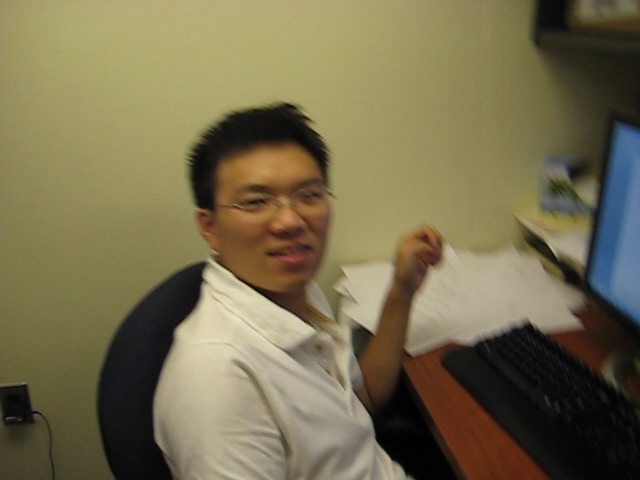
//> input picture skin/0405.jpg, 640 x 480 px, given in place of VID_20180718_102220.mp4, which was not available
$ ./源   (built with g++ and OpenCV 4)
//> lines starting //> are read from the running program, lines starting //| are printed output that depends on the picture; after the words box and inside, x2 and y2 are one past the last pixel; in counts of white or black regions, pixels touching at a corner belong together; pictures that were not available may be replaced by others from this repository, and a replacement may not be noted
//> further down, image is the input picture: 480 rows x 640 cols, CV_8UC3; mean B, G, R 78.6, 110.1, 118.5
### skin/SkinSegmenter.h
#pragma once
#include "opencv.h"
#include <vector>
#include <stack>

class WatershedSegmenter {
private:
	cv::Mat markers;
public:
	void setMakers(const cv::Mat& markerImage);
	cv::Mat process(const cv::Mat &image);
	//return bin in the form of an image
	cv::Mat getSegmentation();
	//return watershed inthe form of an image
	cv::Mat getWatersheds();
};


class SkinSegmenter {
private:
	void eightConnections(const cv::Mat& binImg, int& labelNum,
		std::vector<int>& ymin, std::vector<int>& ymax, std::vector<int>& xmin, std::vector<int>& xmax);

	cv::Mat getWatershed();

public:
	SkinSegmenter();

	~SkinSegmenter();

	void setImage(const cv::Mat image);

	bool getRect(cv::Rect& rect);

private:
	cv::Mat binImage, tmp;
	cv::Mat Y, Cr, Cb;
	cv::Mat frontGround, backGround, waterShed;
	std::vector<cv::Mat> channels;
	int label;
	std::vector<int>ymin, ymax, xmin, xmax;

public:
	cv::Mat origin;
};

### skin/SkinSegmenter.cpp
#include "SkinSegmenter.h"

using namespace std;
using namespace cv;

void WatershedSegmenter::setMakers(const Mat& markerImage) {
	//convert to image of ints
	markerImage.convertTo(markers, CV_32S);
}

Mat WatershedSegmenter::process(const Mat &image) {
	//apply watershed
	watershed(image, markers);
	return markers;
}

//return bin in the form of an image
// [6 lines left out: function getSegmentation, not called in this run]

//return watershed inthe form of an image
Mat WatershedSegmenter::getWatersheds() {
	Mat tmp;
	markers.convertTo(tmp, CV_8U, 255, 255);
	return tmp;
}

SkinSegmenter::SkinSegmenter() {

}

SkinSegmenter::~SkinSegmenter() {

}

void SkinSegmenter::setImage(const cv::Mat image) {
	origin = image;
	//resize(origin, origin, Size(0, 0), 0.15, 0.15, INTER_AREA);
	//imshow("origin", origin);

	//转换颜色空间
	cvtColor(origin, binImage, CV_BGR2GRAY);
	origin.copyTo(tmp);
	cvtColor(tmp, tmp, CV_BGR2YCrCb);
//> tmp: 480 rows x 640 cols, CV_8UC3; mean of channels 0, 1, 2 109, 134.8, 110.8
	split(tmp, channels);
	Y = channels.at(0);
	Cr = channels.at(1);
	Cb = channels.at(2);
	//选择受亮度影响较小的Cb Cr作为依据
	for (int i = 1; i < Cb.rows - 1; i++) {
		uchar* pointCr = Cr.ptr<uchar>(i);
		uchar* pointCb = Cb.ptr<uchar>(i);
		uchar* pointbin = binImage.ptr<uchar>(i);
		for (int j = 1; j < Cb.cols - 1; j++) {
			if ((pointCr[j] > 135) && (pointCr[j] < 180) && (pointCb[j] > 85) && (pointCb[j] < 135))
				pointbin[j] = 255;
			else
				pointbin[j] = 0;
		}
	}
}

//八向联通确定边界
void SkinSegmenter::eightConnections(const Mat& binImg, int& labelNum,
	vector<int>& ymin, vector<int>& ymax, vector<int>& xmin, vector<int>& xmax) {

	if (binImg.empty() || binImg.type() != CV_8UC1)
		return;

	Mat labelImg;
	binImg.convertTo(labelImg, CV_32SC1);

	int label = 2;
	int rows = binImg.rows - 1;
	int cols = binImg.cols - 1;
	for (int i = 1; i < rows - 1; i++) {
		int* data = labelImg.ptr<int>(i);
		for (int j = 1; j < cols - 1; j++) {
			if (*(data + j) == 1) {
				stack<pair<int, int>> neighborPixels;
				neighborPixels.push(pair<int, int>(j, i));
				ymin.push_back(i);
				ymax.push_back(i);
				xmin.push_back(j);
				xmax.push_back(j);
				while (!neighborPixels.empty()) {
					pair<int, int> curPixel = neighborPixels.top();
					int curX = curPixel.first;
					int curY = curPixel.second;
					labelImg.at<int>(curY, curX) = label;
					neighborPixels.pop();

					// 1是二值图像中的边界
					if ((curX>0) && (curY>0) && (curX<(cols - 1)) && (curY<(rows - 1)))
					{
						if (labelImg.at<int>(curY - 1, curX) == 1)						//上
						{
							neighborPixels.push(std::pair<int, int>(curX, curY - 1));
							//ymin[label] = curY - 1;
						}
						if (labelImg.at<int>(curY + 1, curX) == 1)						//下
						{
							neighborPixels.push(std::pair<int, int>(curX, curY + 1));
							if ((curY + 1)>ymax[label - 2])
								ymax[label - 2] = curY + 1;
						}
						if (labelImg.at<int>(curY, curX - 1) == 1)						//左
						{
							neighborPixels.push(std::pair<int, int>(curX - 1, curY));
							if ((curX - 1)<xmin[label - 2])
								xmin[label - 2] = curX - 1;
						}
						if (labelImg.at<int>(curY, curX + 1) == 1)						//右
						{
							neighborPixels.push(std::pair<int, int>(curX + 1, curY));
							if ((curX + 1)>xmax[label - 2])
								xmax[label - 2] = curX + 1;
						}
						if (labelImg.at<int>(curY - 1, curX - 1) == 1)					//左上
						{
							neighborPixels.push(std::pair<int, int>(curX - 1, curY - 1));
							//ymin[label-2] = curY - 1;
							if ((curX - 1)<xmin[label - 2])
								xmin[label - 2] = curX - 1;
						}
						if (labelImg.at<int>(curY + 1, curX + 1) == 1)					//右下
						{
							neighborPixels.push(std::pair<int, int>(curX + 1, curY + 1));
							if ((curY + 1)>ymax[label - 2])
								ymax[label - 2] = curY + 1;
							if ((curX + 1)>xmax[label - 2])
								xmax[label - 2] = curX + 1;

						}
						if (labelImg.at<int>(curY + 1, curX - 1) == 1)					//左下
						{
							neighborPixels.push(std::pair<int, int>(curX - 1, curY + 1));
							if ((curY + 1)>ymax[label - 2])
								ymax[label - 2] = curY + 1;
							if ((curX - 1)<xmin[label - 2])
								xmin[label - 2] = curX - 1;
						}
						if (labelImg.at<int>(curY - 1, curX + 1) == 1)					//右上
						{
							neighborPixels.push(std::pair<int, int>(curX + 1, curY - 1));
							//ymin[label-2] = curY - 1;
							if ((curX + 1)>xmax[label - 2])
								xmax[label - 2] = curX + 1;

						}
					}
				}
				label++;
			}
		}
	}
	labelNum = label - 2;
}

Mat SkinSegmenter::getWatershed() {
	//this->binImage
	//dilate(binImage, binImage, Mat());
	Mat element = getStructuringElement(MORPH_RECT, Size(5, 5));   // 开运算去除噪点
	morphologyEx(binImage, binImage, MORPH_OPEN, element);
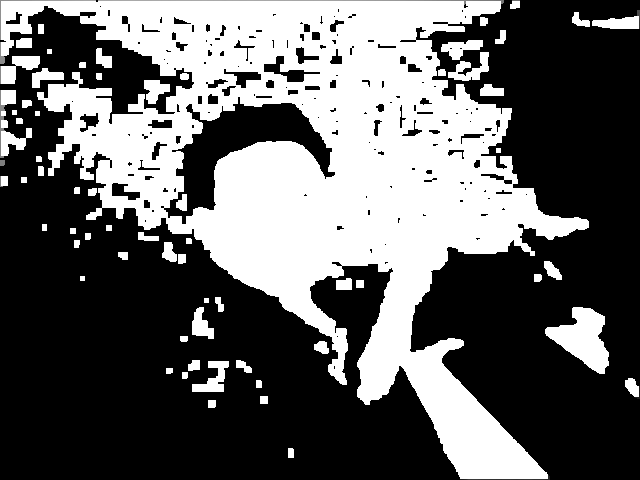
//> binImage: 480 rows x 640 cols, CV_8UC1; min 0, max 255, mean 98.3

	//watershed algorithm
	erode(binImage, frontGround, Mat(), Point(-1, -1), 6);
	//Identify image pixels without objects
	dilate(binImage, backGround, Mat(), Point(-1, -1), 6);
	threshold(backGround, backGround, 1, 128, THRESH_BINARY_INV);
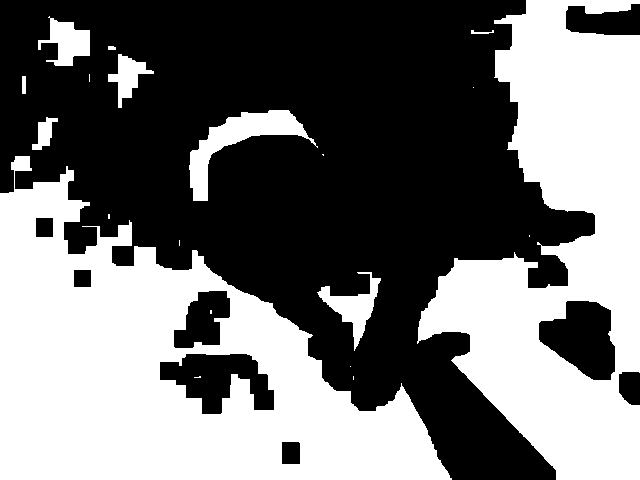
//> backGround: 480 rows x 640 cols, CV_8UC1; values 0 (black) and 128 (white), 45.4% white; 20 white regions (10 under 20 px), largest, box (x1, y1, x2, y2) and area: (0, 156, 452, 480) 73863, (417, 0, 640, 480) 57639, (189, 110, 318, 201) 3310
	//Show makers image
	Mat markers(binImage.size(), CV_8U, Scalar(0));
	markers = frontGround + backGround;
	//Create watershed segmentation object
	WatershedSegmenter segmenter;
	segmenter.setMakers(markers);
//> in setMakers, `markerImage.convertTo(markers, CV_32S);`:
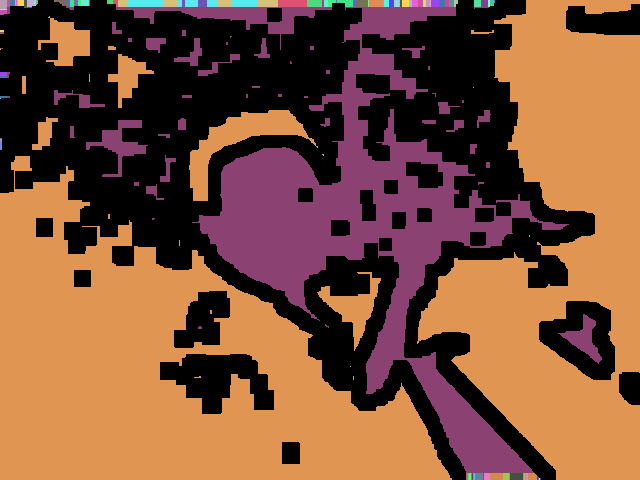
//> markers: 480 rows x 640 cols, CV_32SC1; 65 distinct labels, from 0 to 255; one colour per label, 0 black
	segmenter.process(origin);
//> in process, `watershed(image, markers);`:
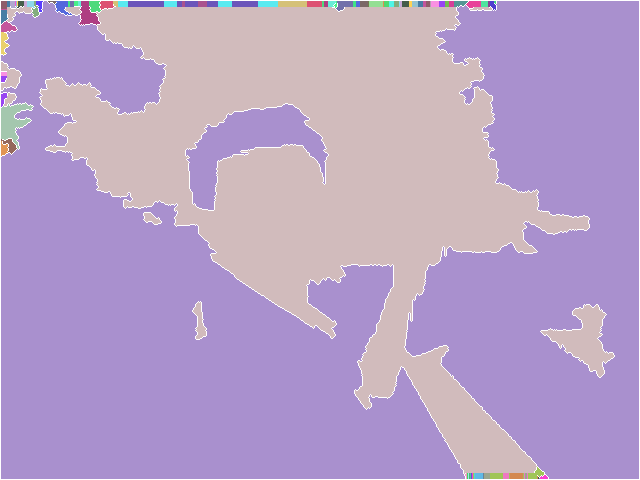
//> markers: 480 rows x 640 cols, CV_32SC1; 64 distinct labels, from -1 to 255; one colour per label, 0 black, -1 white
	Mat waterShed;
	waterShed = segmenter.getWatersheds();
//> in getWatersheds, `markers.convertTo(tmp, CV_8U, 255, 255);`:
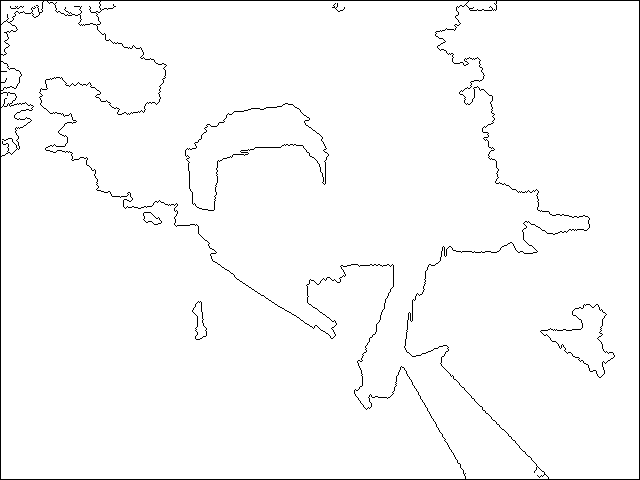
//> tmp: 480 rows x 640 cols, CV_8UC1; 98% white; black in thin lines or dots
	//imshow("watershed", waterShed);
	//Get area
	threshold(waterShed, waterShed, 1, 1, THRESH_BINARY_INV);
//> waterShed: 480 rows x 640 cols, CV_8UC1; values 0 (black) and 1 (white), 2% white in thin lines or dots
	//imshow("watershed", waterShed);

	return waterShed;
}

bool SkinSegmenter::getRect(Rect& rect) {
	waterShed = this->getWatershed();

	this->eightConnections(waterShed, label, ymin, ymax, xmin, xmax);
//> the loop in eightConnections, `for (int i = 1; i < rows - 1; i++)` made 477 passes
//> label on passes 1 to 3: 5, 5, 6
//> after the loop in eightConnections, `for (int i = 1; i < rows - 1; i++)`:
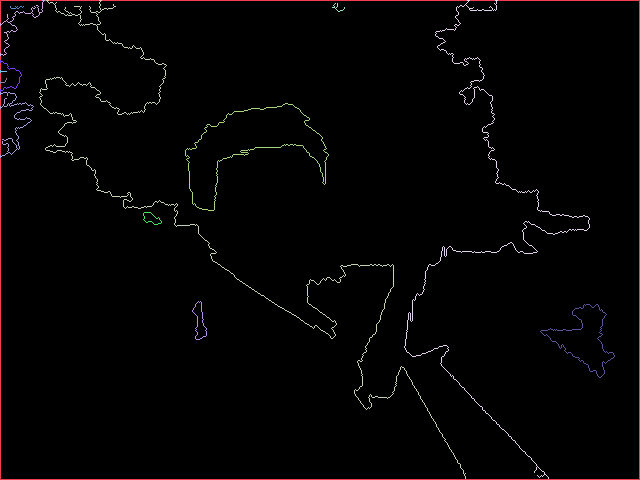
//> labelImg: 480 rows x 640 cols, CV_32SC1; 15 distinct labels, from 0 to 14; one colour per label, 0 black
//> after the loop in eightConnections, `for (int i = 1; i < rows - 1; i++)`: ymin = [1, 1, 1, 3, 6, 61, 71, 78, 92, 103, 212, 301, 304]; ymax = [55, 478, 478, 11, 8, 91, 72, 83, 157, 210, 224, 339, 377]; xmin = [0, 39, 404, 332, 10, 0, 0, 0, 0, 185, 143, 192, 540]; xmax = [44, 465, 589, 344, 23, 21, 6, 6, 33, 328, 161, 206, 614]; label = 15
//> in eightConnections, `labelNum = label - 2;`: labelNum = 13

	// [20 lines of commented-out code are left out]
	float fuseratio[20];
	for (int k = 0; k < label; k++)
	{
		fuseratio[k] = 1;
		if (((xmax[k] - xmin[k])>50) && ((ymax[k] - ymin[k]) > 50))
		{
			int fusepoint = 0;
			for (int j = ymin[k]; j < ymax[k]; j++)
			{
				uchar* current = binImage.ptr< uchar>(j);
				for (int i = xmin[k]; i < xmax[k]; i++)
				{
					if (current[i] == 255)
						fusepoint += 1;
				}
			}
			fuseratio[k] = float(fusepoint) / ((xmax[k] - xmin[k])*(ymax[k] - ymin[k]));
			//cout << fuseratio[k] << endl;
		}
	}
//> this loop made 13 passes
//> fusepoint on passes 2, 3, 10, 13: 97635, 35491, 8604, 2300

	//给符合阈值条件的位置画框
	for (int i = 0; i < label; i++)
	{
		if (/*(simi[i]<0.02) &&*/ (fuseratio[i] < 0.8)) { //0.65->0.8
			rect = Rect(Point(xmin[i], ymin[i]), Point(xmax[i], ymax[i]));
			return true;
		}
	}
//> this loop made 2 passes
//> rect on pass 2: Rect(39, 1, 426, 477)

	return false;
}

### skin/源.cpp
#include <iostream>
#include <vector>
#include <stack>
#include "opencv.h"
#include "SkinSegmenter.h"

using namespace std;
using namespace cv;

int main() {
	VideoCapture video("e:/Video/VID_20180718_102220.mp4");
	if (!video.isOpened()) {
		cout << "fail to open!" << endl;
		return -1;
	}

	Mat image, targetImageHSV, rectImage;
	video >> image;
	SkinSegmenter skinSegmenter;

	skinSegmenter.setImage(image);
	Rect rect;
	skinSegmenter.getRect(rect);
//> rect = Rect(39, 1, 426, 477)

	rectangle(skinSegmenter.origin, rect, Scalar(255, 0, 0), 2);
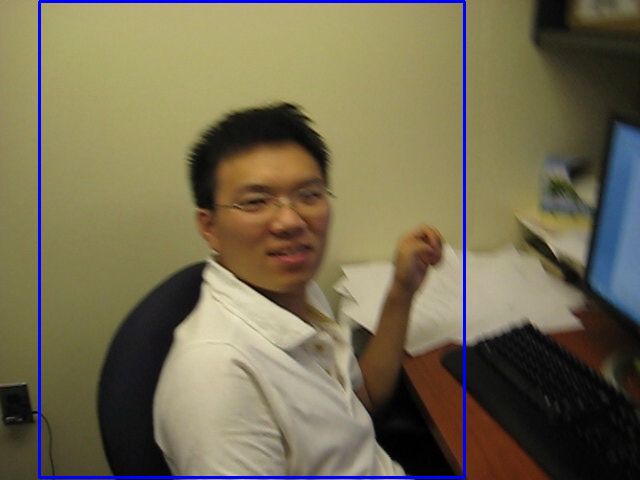
//> skinSegmenter.origin: 480 rows x 640 cols, CV_8UC3; mean B, G, R 81.5, 107.9, 116.2
	imshow("origin", skinSegmenter.origin);

	// [12 lines of commented-out code are left out]
	waitKey();
}

$ run again, on skin/0414.jpg
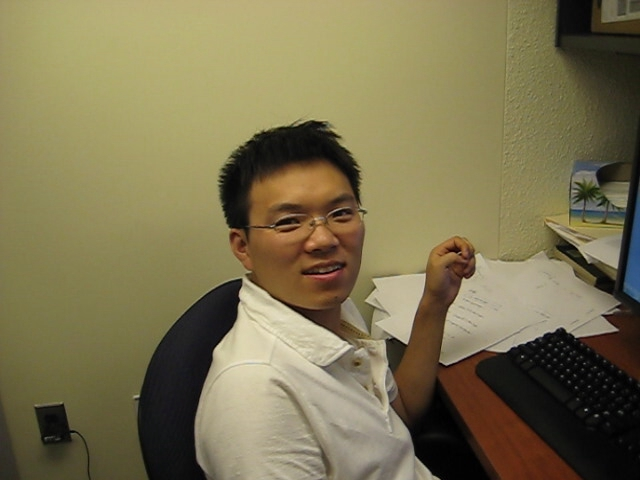
//> input picture skin/0414.jpg, 640 x 480 px, given in place of VID_20180718_102220.mp4, which was not available
//> image is the input picture: 480 rows x 640 cols, CV_8UC3; mean B, G, R 80.7, 115.2, 124.3
//> in getWatershed, `threshold(backGround, backGround, 1, 128, THRESH_BINARY_INV);`:
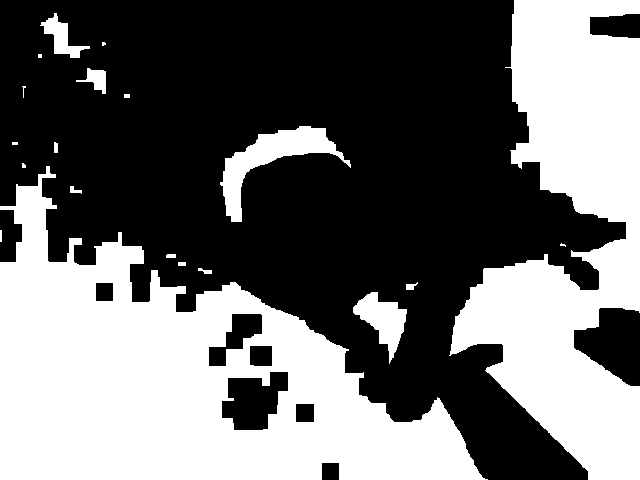
//> backGround: 480 rows x 640 cols, CV_8UC1; values 0 (black) and 128 (white), 42.4% white; 20 white regions (6 under 20 px), largest, box (x1, y1, x2, y2) and area: (0, 166, 488, 480) 73333, (449, 0, 640, 480) 49849, (220, 126, 351, 222) 3599
//> waterShed: 480 rows x 640 cols, CV_8UC1; values 0 (black) and 1 (white), 1.9% white in thin lines or dots
//> the loop in eightConnections, `for (int i = 1; i < rows - 1; i++)` made 477 passes
//> label on passes 1 to 3: 6, 6, 6
//> after the loop in eightConnections, `for (int i = 1; i < rows - 1; i++)`:
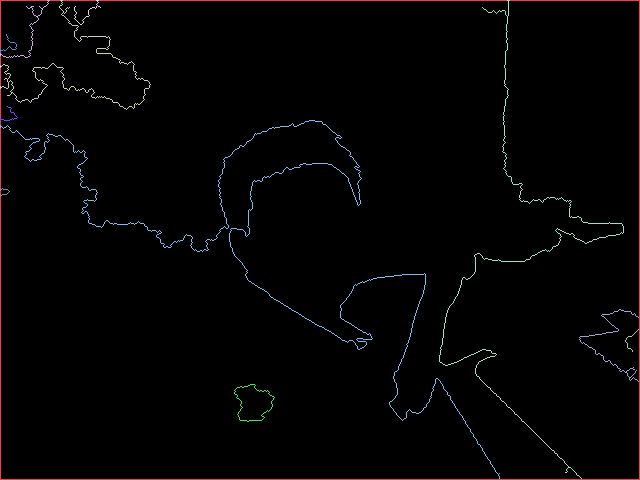
//> labelImg: 480 rows x 640 cols, CV_32SC1; 13 distinct labels, from 0 to 12; one colour per label, 0 black
//> after the loop in eightConnections, `for (int i = 1; i < rows - 1; i++)`: ymin = [1, 1, 1, 1, 34, 106, 120, 188, 309, 330, 384]; ymax = [57, 109, 24, 478, 51, 120, 478, 196, 381, 351, 421]; xmin = [0, 0, 74, 439, 0, 0, 0, 0, 579, 625, 234]; xmax = [49, 150, 100, 623, 16, 17, 499, 9, 638, 638, 274]; label = 13
//> labelNum = 11
//> in getRect, `this->eightConnections(waterShed, label, ymin, ymax, xmin, xmax);`: ymin = [1, 1, 1, 1, 34, 106, 120, 188, 309, 330, 384]; xmin = [0, 0, 74, 439, 0, 0, 0, 0, 579, 625, 234]; xmax = [49, 150, 100, 623, 16, 17, 499, 9, 638, 638, 274]
//> the loop in getRect, `for (int k = 0; k < label; k++)` made 11 passes
//> fusepoint on passes 2, 4, 7, 9: 9433, 29322, 68735, 1986
//> the loop in getRect, `for (int i = 0; i < label; i++)` made 2 passes
//> rect on pass 2: Rect(0, 1, 150, 108)
//> `skinSegmenter.getRect(rect);`: rect = Rect(0, 1, 150, 108)

$ run again, on skin/1.jpg
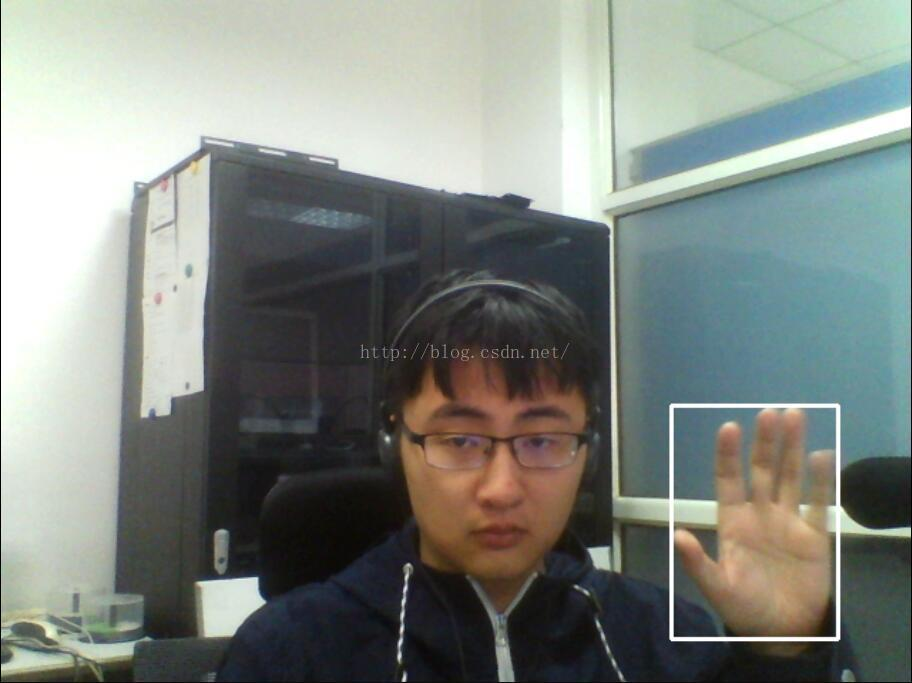
//> input picture skin/1.jpg, 912 x 683 px, given in place of VID_20180718_102220.mp4, which was not available
//> image is the input picture: 683 rows x 912 cols, CV_8UC3; mean B, G, R 128.9, 134.8, 128.8
//> frontGround: 683 rows x 912 cols, CV_8UC1; 7% white; 3 white regions, box (x1, y1, x2, y2) and area: (404, 351, 582, 600) 27788, (681, 417, 825, 630) 15709, (818, 461, 824, 473) 38
//> in process, `watershed(image, markers);`:
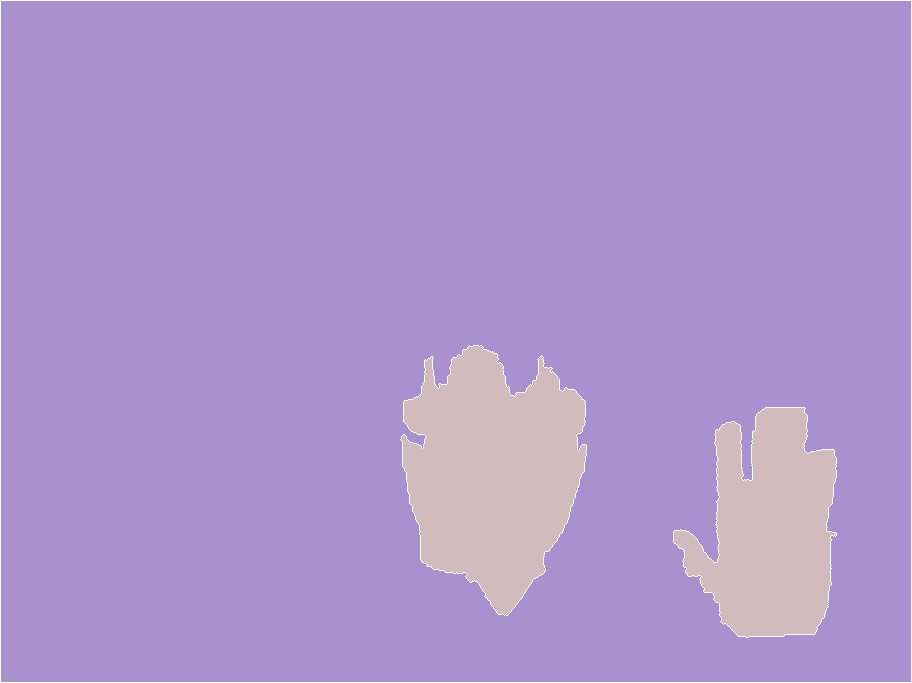
//> markers: 683 rows x 912 cols, CV_32SC1; 3 distinct labels, from -1 to 255; one colour per label, 0 black, -1 white
//> waterShed: 683 rows x 912 cols, CV_8UC1; values 0 (black) and 1 (white), 0.8% white in thin lines or dots
//> after the loop in eightConnections, `for (int i = 1; i < rows - 1; i++)`:
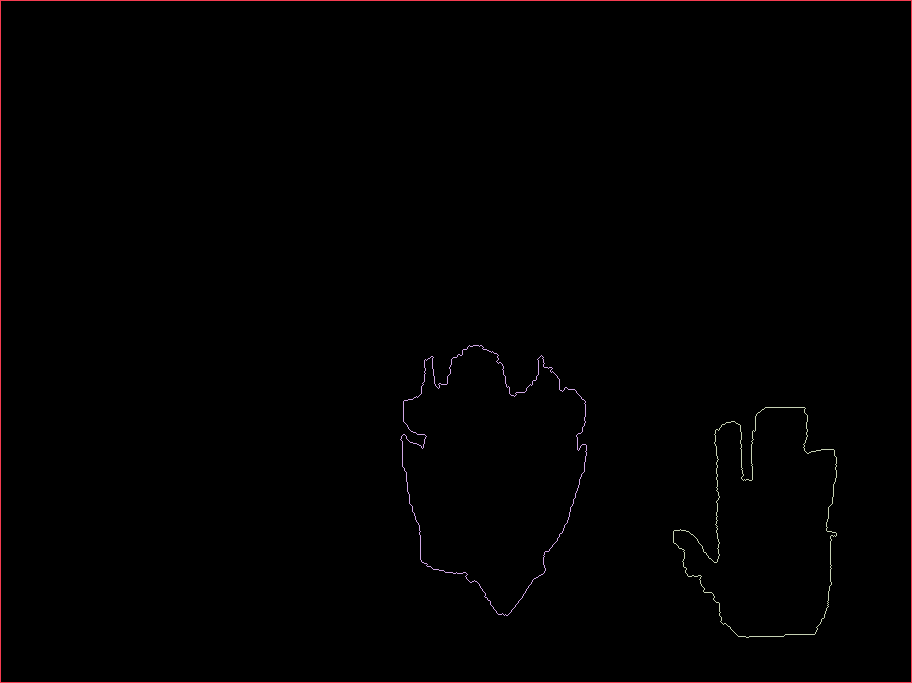
//> labelImg: 683 rows x 912 cols, CV_32SC1; 4 distinct labels, from 0 to 3; one colour per label, 0 black
//> after the loop in eightConnections, `for (int i = 1; i < rows - 1; i++)`: ymin = [345, 407]; ymax = [615, 637]; xmin = [400, 673]; xmax = [586, 836]; label = 4
//> labelNum = 2
//> in getRect, `this->eightConnections(waterShed, label, ymin, ymax, xmin, xmax);`: ymin = [345, 407]; ymax = [615, 637]; xmin = [400, 673]; xmax = [586, 836]
//> the loop in getRect, `for (int k = 0; k < label; k++)` made 2 passes
//> fusepoint on passes 1 to 2: 34918, 22958
//> the loop in getRect, `for (int i = 0; i < label; i++)` made 1 pass
//> rect on pass 1: Rect(400, 345, 186, 270)
//> `skinSegmenter.getRect(rect);`: rect = Rect(400, 345, 186, 270)
